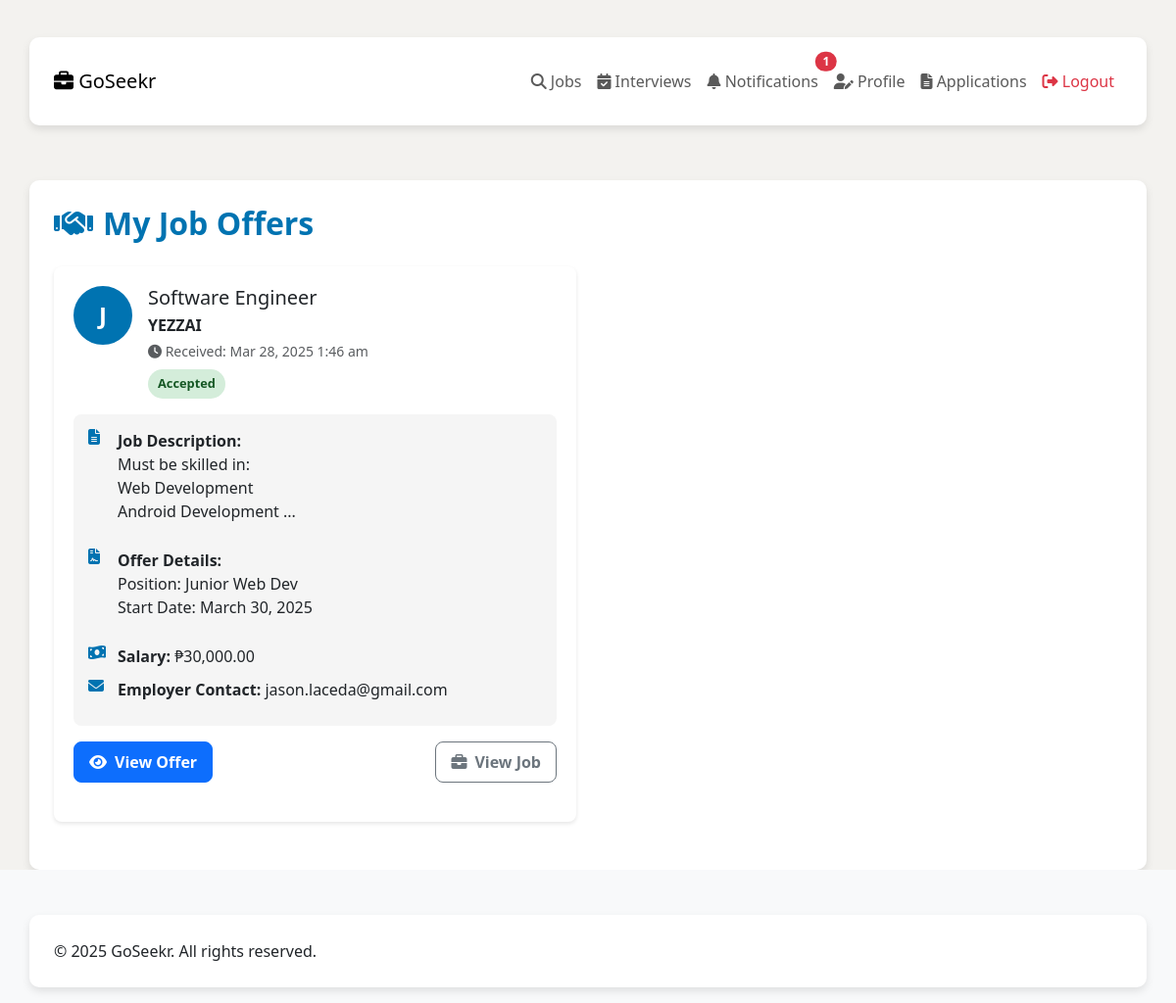
/job_seeker/applicant_offers.php (signed in), run on the app's committed database.
### tables this page shows
CREATE TABLE `job_offers` (
  `offer_id` int(11) NOT NULL,
  `application_id` int(11) NOT NULL,
  `offer_details` text NOT NULL,
  `status` enum('pending','accepted','declined') DEFAULT 'pending',
  `employer_id` int(11) NOT NULL,
  `seeker_id` int(11) NOT NULL,
  `job_id` int(11) NOT NULL,
  `created_at` timestamp NOT NULL DEFAULT current_timestamp(),
  `salary` decimal(10,2) NOT NULL
);

CREATE TABLE `users` (
  `user_id` int(11) NOT NULL,
  `full_name` varchar(255) NOT NULL,
  `email` varchar(255) NOT NULL,
  `password_hash` varchar(255) NOT NULL,
  `user_type` enum('job_seeker','employer','admin') NOT NULL,
  `status` enum('pending','verified','rejected') DEFAULT 'pending',
  `created_at` timestamp NOT NULL DEFAULT current_timestamp()
);

CREATE TABLE `job_postings` (
  `job_id` int(11) NOT NULL,
  `employer_id` int(11) NOT NULL,
  `title` varchar(255) NOT NULL,
  `description` text NOT NULL,
  `requirements` text NOT NULL,
  `skills` text NOT NULL,
  `status` enum('pending','approved','rejected','unavailable') NOT NULL,
  `created_at` timestamp NOT NULL DEFAULT current_timestamp(),
  `location` varchar(255) DEFAULT NULL,
  `quota` int(11) DEFAULT 1
);

CREATE TABLE `employers` (
  `employer_id` int(11) NOT NULL,
  `company_name` varchar(255) NOT NULL
);

### job_seeker/applicant_offers.php (the view, shortened to what this page needs)
<?php
include '../db.php';
$seeker_id = $_SESSION['user_id'];
$sql = "SELECT
            jo.offer_id,
            jo.job_id,
            jo.offer_details,
            jo.status,
            jo.salary,
            jo.created_at,
            jp.title,
            jp.description as job_description,
            e.company_name,
            u.full_name as employer_name,
            u.email as employer_email
        FROM job_offers jo
        JOIN job_postings jp ON jo.job_id = jp.job_id
        JOIN employers e ON jo.employer_id = e.employer_id
        JOIN users u ON e.employer_id = u.user_id
        WHERE jo.seeker_id = ?
        ORDER BY jo.created_at DESC";
$stmt = $conn->prepare($sql);
$stmt->bind_param("i", $seeker_id);
$stmt->execute();
$result = $stmt->get_result();
$offers = $result->fetch_all(MYSQLI_ASSOC);
$sql = "SELECT COUNT(*) AS unread_count FROM notifications WHERE user_id = $seeker_id AND status = 'unread'";
$unread_count = $conn->query($sql)->fetch_assoc()['unread_count'];
?>
<!DOCTYPE html>
<html lang="en">
<head>
    <link href="https://cdn.jsdelivr.net/npm/bootstrap@5.3.0/dist/css/bootstrap.min.css" rel="stylesheet">
    <link rel="stylesheet" href="https://cdnjs.cloudflare.com/ajax/libs/font-awesome/6.4.0/css/all.min.css">
</head>
<body>
    <nav class="navbar navbar-expand-lg navbar-light">
        <div class="container">
            <a class="navbar-brand" href="dashboard.php">
                <i class="fas fa-briefcase"></i> GoSeekr
            </a>
            <div class="collapse navbar-collapse" id="navbarNav">
                <ul class="navbar-nav ms-auto">
                    <li class="nav-item">
                        <a class="nav-link" href="search_jobs.php">
                            <i class="fas fa-search"></i> Jobs
                        </a>
                    </li>
                    <li class="nav-item">
                        <a class="nav-link" href="view_interview.php">
                            <i class="fas fa-calendar-check"></i> Interviews
                        </a>
                    </li>
                    <li class="nav-item nav-notification">
                        <a class="nav-link position-relative" href="notifications.php">
                            <i class="fas fa-bell"></i> Notifications
                            <?php if ($unread_count > 0): ?>
                                <span class="position-absolute top-0 start-100 translate-middle badge rounded-pill bg-danger">
                                    <?php echo $unread_count; ?>
                                </span>
                            <?php endif; ?>
                        </a>
                    </li>
                    <li class="nav-item">
                        <a class="nav-link" href="update_profile.php">
                            <i class="fas fa-user-edit"></i> Profile
                        </a>
                    </li>
                    <li class="nav-item">
                        <a class="nav-link" href="view_applications.php">
                            <i class="fas fa-file-alt"></i> Applications
                        </a>
                    </li>
                    <li class="nav-item">
                        <a class="nav-link text-danger" href="logout.php">
                            <i class="fas fa-sign-out-alt"></i> Logout
                        </a>
                    </li>
                </ul>
            </div>
        </div>
    </nav>
    <div class="container mt-5">
        <h2><i class="fas fa-handshake"></i> My Job Offers</h2>
        <?php if (empty($offers)): ?>
            <div class="empty-state">
                <i class="fas fa-envelope-open-text"></i>
                <h3>No Job Offers Yet</h3>
                <p>You haven't received any job offers yet. When you do, they'll appear here.</p>
                <a href="search_jobs.php" class="btn btn-primary">
                    <i class="fas fa-search"></i> Search Jobs
                </a>
            </div>
        <?php else: ?>
            <div class="row">
                <?php foreach ($offers as $offer):
                    $employer_initials = strtoupper(substr($offer['employer_name'], 0, 1));
                ?>
                    <div class="col-md-6 mb-4">
                        <div class="card h-100">
                            <div class="card-body">
                                <div class="d-flex align-items-start mb-3">
                                    <div class="profile-img me-3">
                                        <?php echo $employer_initials; ?>
                                    </div>
                                    <div>
                                        <h5 class="mb-1"><?php echo htmlspecialchars($offer['title']); ?></h5>
                                        <p class="mb-1"><strong><?php echo htmlspecialchars($offer['company_name']); ?></strong></p>
                                        <p class="text-muted small mb-2">
                                            <i class="fas fa-clock"></i> Received: <?php echo date('M j, Y g:i a', strtotime($offer['created_at'])); ?>
                                        </p>
                                        <div class="d-flex align-items-center gap-2">
                                            <span class="status-badge status-<?php echo $offer['status']; ?>">
                                                <?php echo ucfirst($offer['status']); ?>
                                            </span>
                                        </div>
                                    </div>
                                </div>
                                <div class="offer-details">
                                    <div class="offer-detail-item">
                                        <i class="fas fa-file-alt"></i>
                                        <div>
                                            <strong>Job Description:</strong>
                                            <p><?php echo nl2br(htmlspecialchars(substr($offer['job_description'], 0, 150) . '...')); ?></p>
                                        </div>
                                    </div>
                                    <div class="offer-detail-item">
                                        <i class="fas fa-file-contract"></i>
                                        <div>
                                            <strong>Offer Details:</strong>
                                            <p><?php echo nl2br(htmlspecialchars($offer['offer_details'])); ?></p>
                                        </div>
                                    </div>
                                    <div class="offer-detail-item">
                                        <i class="fas fa-money-bill-wave"></i>
                                        <div>
                                            <strong>Salary:</strong> ₱<?php echo number_format($offer['salary'], 2); ?>
                                        </div>
                                    </div>
                                    <div class="offer-detail-item">
                                        <i class="fas fa-envelope"></i>
                                        <div>
                                            <strong>Employer Contact:</strong> <?php echo htmlspecialchars($offer['employer_email']); ?>
                                        </div>
                                    </div>
                                </div>
                                <div class="d-flex justify-content-between mt-3">
                                    <a href="respond_offer.php?offer_id=<?php echo $offer['offer_id']; ?>"
                                       class="btn btn-primary btn-action">
                                        <i class="fas fa-eye"></i> View Offer
                                    </a>
                                    <a href="view_job.php?job_id=<?php echo $offer['job_id']; ?>"
                                       class="btn btn-outline-secondary btn-action">
                                        <i class="fas fa-briefcase"></i> View Job
                                    </a>
                                </div>
                            </div>
                        </div>
                    </div>
                <?php endforeach; ?>
            </div>
        <?php endif; ?>
    </div>
</body>
<footer class="footer mt-auto py-3 bg-light">
    <div class="container">
        <div class="row">
            <div class="col-md-6">
                <p class="mb-0">&copy; 2025 GoSeekr. All rights reserved.</p>
            </div>
        </div>
    </div>
</footer>
</html>

### job_seeker/applicant_offers.php (style rules this page uses)
:root { --primary-color: #0073b1; --secondary-color: #0a66c2; --accent-color: #f5f5f5; --text-muted: #666; --border-color: #e0e0e0; }
body { background-color: #f3f2ef; font-family: 'Segoe UI', Tahoma, Geneva, Verdana, sans-serif; }
.container { background-color: white; padding: 25px; border-radius: 10px; box-shadow: 0 4px 8px rgba(0, 0, 0, 0.1); margin-top: 30px; }
h2 { color: var(--primary-color); font-weight: 700; margin-bottom: 25px; display: flex; align-items: center; gap: 10px; }
.card { border: none; border-radius: 8px; box-shadow: 0 2px 4px rgba(0, 0, 0, 0.1); margin-bottom: 20px; transition: transform 0.2s; }
.card-body { padding: 20px; }
.profile-img { width: 60px; height: 60px; border-radius: 50%; object-fit: cover; border: 2px solid var(--primary-color); display: flex; align-items: center; justify-content: center; background-color: var(--primary-color); color: white; font-weight: bold; font-size: 24px; }
.offer-details { background-color: var(--accent-color); padding: 15px; border-radius: 8px; margin-top: 15px; }
.offer-detail-item { margin-bottom: 10px; display: flex; align-items: flex-start; }
.offer-detail-item i { margin-right: 10px; color: var(--primary-color); min-width: 20px; }
.status-badge { padding: 5px 10px; border-radius: 20px; font-size: 0.8rem; font-weight: 600; }
.status-accepted { background-color: #d4edda; color: #155724; }
.btn-action { border-radius: 8px; padding: 8px 15px; font-weight: 600; display: flex; align-items: center; gap: 8px; }

### data on the page
job_offers: users.full_name "J", job.title "Software Engineer", employer.company_name "YEZZAI", created_at "Mar 28, 2025 1:46 am", status "Accepted", job.description "Must be skilled in: Web Development Android Development ...", offer_details "Position: Junior Web Dev Start Date: March 30, 2025", salary "30,000.00", users.email "jason.laceda@gmail.com"

### other printed values
$unread_count "1"
